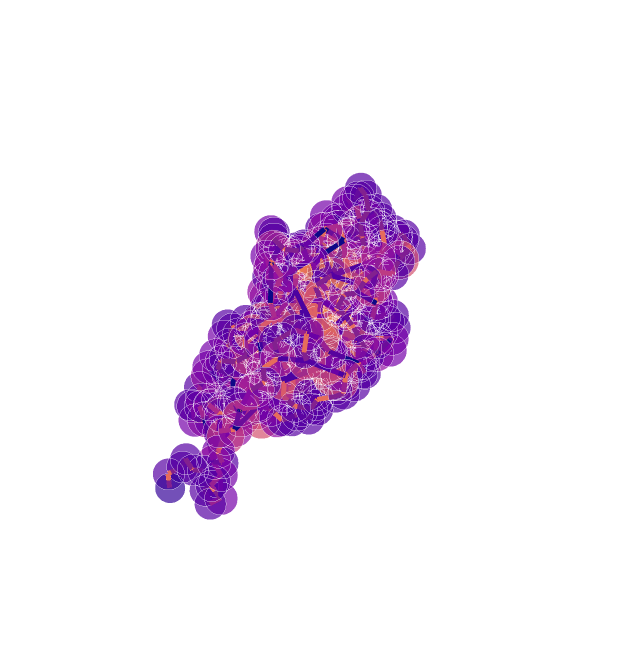

This figure's notebook cell:
### Code cell
plotly_protein_structure_graph(graphs[2])

### Figure 1 — Plotly figure (JSON) as saved in the notebook; plotly's stock layout.template omitted (floating-point values rounded to 4 significant figures; data arrays with more than 128 entries replaced by an {"elided": "..."} marker saying what was removed)
{"data": [{"hoverinfo": "text+x+y+z", "marker": {"color": {"elided": "445x4 float values"}, "opacity": 0.7, "size": {"elided": "445 int values"}, "symbol": "circle"}, "mode": "markers", "text": {"elided": "445 str values"}, "type": "scatter3d", "x": {"elided": "445 float values"}, "y": {"elided": "445 float values"}, "z": {"elided": "445 float values"}}, {"hoverinfo": "text", "line": {"color": {"elided": "2568x4 float values"}, "width": 10}, "mode": "lines", "text": {"elided": "2568 str values"}, "type": "scatter3d", "x": {"elided": "2568 float values"}, "y": {"elided": "2568 float values"}, "z": {"elided": "2568 float values"}}], "layout": {"height": 650, "margin": {"t": 100}, "scene": {"xaxis": {"showbackground": false, "showgrid": false, "showline": false, "showticklabels": false, "title": {"text": ""}, "zeroline": false}, "yaxis": {"showbackground": false, "showgrid": false, "showline": false, "showticklabels": false, "title": {"text": ""}, "zeroline": false}, "zaxis": {"showbackground": false, "showgrid": false, "showline": false, "showticklabels": false, "title": {"text": ""}, "zeroline": false}}, "showlegend": false, "width": 620}}
